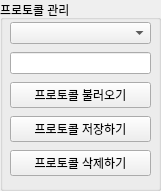
<?xml version="1.0" encoding="UTF-8"?>
<ui version="4.0">
 <class>Form</class>
 <widget class="QWidget" name="Form">
  <property name="geometry">
   <rect>
    <x>0</x>
    <y>0</y>
    <width>161</width>
    <height>191</height>
   </rect>
  </property>
  <property name="windowTitle">
   <string>Form</string>
  </property>
  <widget class="QGroupBox" name="groupBox_3">
   <property name="geometry">
    <rect>
     <x>0</x>
     <y>0</y>
     <width>161</width>
     <height>191</height>
    </rect>
   </property>
   <property name="title">
    <string>프로토콜 관리</string>
   </property>
   <widget class="QWidget" name="verticalLayoutWidget_5">
    <property name="geometry">
     <rect>
      <x>10</x>
      <y>20</y>
      <width>141</width>
      <height>161</height>
     </rect>
    </property>
    <layout class="QVBoxLayout" name="verticalLayout_7">
     <item>
      <widget class="QComboBox" name="comboBox"/>
     </item>
     <item>
      <widget class="QLineEdit" name="lineEdit_protocolName"/>
     </item>
     <item>
      <widget class="QPushButton" name="pushButton_2">
       <property name="text">
        <string>프로토콜 불러오기</string>
       </property>
      </widget>
     </item>
     <item>
      <widget class="QPushButton" name="pushButton_4">
       <property name="text">
        <string>프로토콜 저장하기</string>
       </property>
      </widget>
     </item>
     <item>
      <widget class="QPushButton" name="pushButton_5">
       <property name="text">
        <string>프로토콜 삭제하기</string>
       </property>
      </widget>
     </item>
    </layout>
   </widget>
  </widget>
 </widget>
 <resources/>
 <connections/>
</ui>
